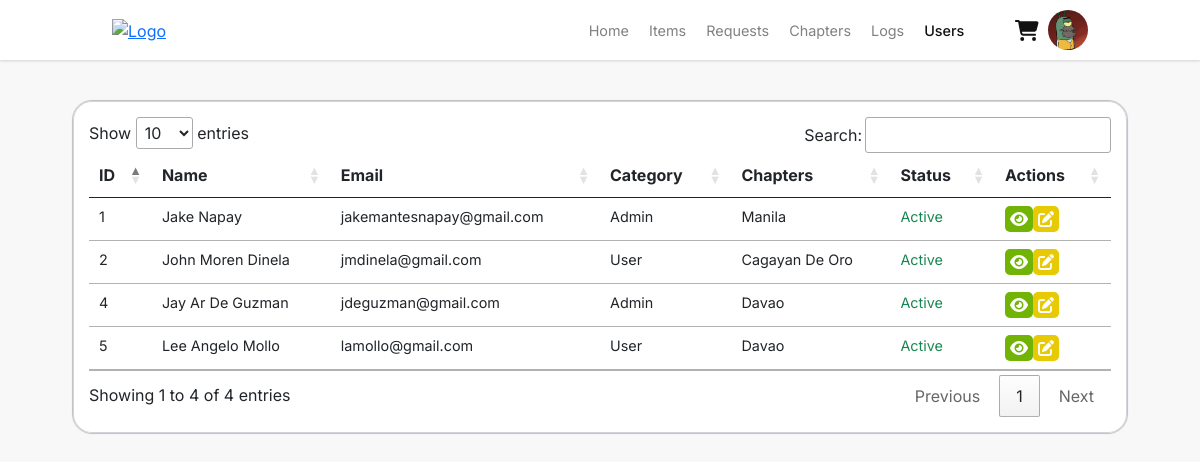
/users.php (signed in), run on the app's committed database.
### tables this page shows
CREATE TABLE `users` (
  `user_id` int(11) NOT NULL,
  `user_firstname` varchar(255) NOT NULL,
  `user_lastname` varchar(255) NOT NULL,
  `user_email` varchar(255) NOT NULL,
  `user_password` varchar(255) NOT NULL,
  `user_category` int(11) NOT NULL,
  `user_chapter` int(11) NOT NULL,
  `user_image` varchar(255) NOT NULL,
  `user_status` enum('active','inactive') NOT NULL
);

CREATE TABLE `category` (
  `category_id` int(11) NOT NULL,
  `category_name` varchar(255) NOT NULL
);

CREATE TABLE `chapters` (
  `chapter_id` int(11) NOT NULL,
  `chapter_name` varchar(255) NOT NULL,
  `chapter_address` varchar(255) NOT NULL
);

### users.php (the view, shortened to what this page needs)
<?php
include 'includes/config.inc.php';
?>
<!DOCTYPE html>
<html lang="en">
<head>
    <?php include_once 'includes/headers.inc.php'; ?>
    <link rel="stylesheet" href="assets/css/style.css?v=<?php echo time(); ?>">
    <link rel="stylesheet" href="assets/css/nav.css?v=<?php echo time(); ?>">
    <link rel="stylesheet" href="assets/css/items.css?v=<?php echo time(); ?>">
    <link rel="stylesheet" href="https://cdn.datatables.net/1.13.6/css/jquery.dataTables.css" />
</head>
<body>
    <?php include 'nav.php';?>
    <div id="wrapper">
        <div class="section px-5 pt-4">
            <div class="container">
                <div class="row justify-content-center align-items-center">
                    <div class="col-12 col-sm-12 col-md-12 col-lg-12">
                        <div class="table-responsive">
                            <table class="table table-hover table-sm">
                                <thead>
                                    <tr>
                                        <th>ID</th>
                                        <th>Name</th>
                                        <th>Email</th>
                                        <th>Category</th>
                                        <th>Chapters</th>
                                        <th>Status</th>
                                        <th>Actions</th>
                                    </tr>
                                </thead>
                                <tbody>
                                    <?php
                                    if (isset($_SESSION['CT'])) {
                                        try {
                                            if (($_SESSION['CH'] == 1) && ($_SESSION['CT'] == 1)) {
                                                $query = "SELECT users.user_id AS id,\n"
                                                    . "CONCAT(users.user_firstname, ' ', users.user_lastname) AS name,\n"
                                                    . "users.user_email AS email,\n"
                                                    . "category.category_name AS category,\n"
                                                    . "chapters.chapter_name AS chapters,\n"
                                                    . "users.user_status AS status,\n"
                                                    . "users.user_image AS image\n"
                                                    . "FROM `users`\n"
                                                    . "INNER JOIN category ON users.user_category = category.category_id\n"
                                                    . "INNER JOIN chapters ON users.user_chapter = chapters.chapter_id;";
                                            } else if (($_SESSION['CH'] != 1) && ($_SESSION['CT'] == 1)) {
                                                $user_chapter = $_SESSION['CH'];
                                                $query = "SELECT users.user_id AS id,\n"
                                                . "CONCAT(users.user_firstname, ' ', users.user_lastname) AS name,\n"
                                                . "users.user_email AS email,\n"
                                                . "category.category_name AS category,\n"
                                                . "chapters.chapter_name AS chapters,\n"
                                                . "users.user_status AS status,\n"
                                                . "users.user_image AS image\n"
                                                . "FROM `users`\n"
                                                . "INNER JOIN category ON users.user_category = category.category_id\n"
                                                . "INNER JOIN chapters ON users.user_chapter = chapters.chapter_id WHERE users.user_chapters = $user_chapter";
                                            }
                                            $stmt = $pdo->query($query);
                                            $stmt->execute();
                                            $result = $stmt->fetchAll(PDO::FETCH_ASSOC);
                                            foreach ($result as $row) {
                                    ?>
                                                <tr>
                                                    <td class="text-capitalize"><?php echo $row['id']; ?></td>
                                                    <td class="text-capitalize"><?php echo $row['name']; ?></td>
                                                    <td class=""><?php echo $row['email']; ?></td>
                                                    <td class="text-capitalize"><?php echo $row['category']; ?></td>
                                                    <td class="text-capitalize"><?php echo $row['chapters']; ?></td>
                                                    <?php
                                                        if ($row['status'] == 'active') {
                                                            echo '<td class="text-success text-capitalize small">' . $row['status'] . '</td>';
                                                        } else if ($row['status'] == 'inactive') {
                                                            echo '<td class="text-danger text-capitalize small">' . $row['status'] . '</td>';
                                                        }
                                                    ?>
                                                    <td>
                                                        <?php
                                                            echo '<a href="http://" class="view-btn" target="" rel="noopener noreferrer" data-toggle="tooltip" data-bs-toggle="modal" data-bs-target="#viewModal" data-user-id="' . $row['id'] . '" title="View"><i class="fa-solid fa-eye"></i></a>';
                                                            echo '<a href="http://" class="edit-btn" target="" rel="noopener noreferrer" data-toggle="tooltip" data-bs-toggle="modal" data-bs-target="#editModal" data-user-id="' . $row['id'] . '" title="Edit"><i class="fa-solid fa-pen-to-square"></i></a>';
                                                        ?>
                                                    </td>
                                                </tr>
                                    <?php
                                            }
                                        } catch (PDOException $e) {
                                            echo "Error: " . $e->getMessage();
                                        }
                                    }
                                    ?>
                                </tbody>
                            </table>
                        </div>
                    </div>
                </div>
            </div>
        </div>
    </div>
</body>
</html>

### nav.php (shortened to what this page needs)
<div class="section mainnav">
    <div class="row d-flex justify-content-center align-items-center">
        <div class="col-10">
            <?php
            include './includes/config.inc.php';
            ?>
            <nav>
                <div class="logo">
                    <a href="home.php"><img src="https://uploads-ssl.webflow.com/6492dd5d65d1855cb14a6692/6494571343918c14057fe090_DEVCON%20Kids%20Logo%20Horizontal.png" alt="Logo" loading="lazy"></a>
                </div>
                <div class="links d-flex">
                    <ul class="d-flex justify-content-center align-items-center">
                        <li><a href="home.php" class="<?php echo (($_SESSION['active_tab'] === 'home.php')) ? 'active' : ''; ?>">Home</a>
                        </li>
                        <li><a href="items.php" class="<?php echo (($_SESSION['active_tab'] === 'items.php')) ? 'active' : ''; ?>">Items</a>
                        </li>
                        <li><a href="requests.php" class="<?php echo (($_SESSION['active_tab'] === 'requests.php')) ? 'active' : ''; ?>">Requests</a>
                        </li>
                        <?php
                        if (($_SESSION['CT'] === 1) && ($_SESSION['CH'] === 1)) {
                            $activeClass = ($_SESSION['active_tab'] === 'chapters.php') ? 'active' : '';
                            echo '<li><a href="chapters.php" class="' . $activeClass . '">Chapters</a></li>';
                        }
                        ?>
                        <li><a href="logs.php" class="<?php echo (($_SESSION['active_tab'] === 'logs.php')) ? 'active' : ''; ?>">Logs</a></li>
                        <li><a href="users.php" class="<?php echo (($_SESSION['active_tab'] === 'users.php')) ? 'active' : ''; ?>">Users</a></li>
                    </ul>
                    <ul class="d-flex justify-content-center align-items-center">
                        <div class="dropdown show">
                            <a class="btn btn-sm dropdown-toggle" href="" role="button" id="dropdownCart" data-toggle="dropdown" aria-haspopup="true" aria-expanded="false">
                            </a>
                        </div>
                        <div class="dropdown">
                            <?php
                            try {
                                $stmt = $pdo->prepare("SELECT user_image FROM users WHERE user_id = :id");
                                $stmt->bindParam(':id', $_SESSION['ID'], PDO::PARAM_INT);
                                $stmt->execute();
                                if ($stmt->rowCount() > 0) {
                                    $row = $stmt->fetch(PDO::FETCH_ASSOC);
                                    $userImage = $row['user_image'];
                                }
                            } catch (PDOException $e) {
                                echo "Error: " . $e->getMessage();
                            }
                            ?>
                            <div class="rounded-image" id="dropdownMenuButton" data-toggle="dropdown" aria-haspopup="true" aria-expanded="false">
                                <img src="images/userProfiles/<?php echo $userImage; ?>" class="img-fluid mw-50" alt="User Image">
                            </div>
                        </div>
                    </ul>
                </div>
            </nav>
        </div>
    </div>
</div>

### assets/css/style.css (style rules this page uses)
:root { --mainFont: 'Inter', sans-serif; --white: #fff; --gray: #f8f8f8; --darkGray: #818181; --black: #121212; --green: #71b406; --purple: #7808ff; --orange: #ea641d; --yellow: #e8ca04; --border: 1px solid #c4c4c4; --boxShadow: rgba(0, 0, 0, 0.1) 0px 1px 3px 0px, rgba(0, 0, 0, 0.06) 0px 1px 2px 0px; --boxShadowTable: rgba(0, 0, 0, 0.014) 0px 0px 0px 1px, rgb(209, 213, 219) 0px 0px 0px 1px inset; }
*, body, html { padding: 0; margin: 0; box-sizing: border-box; scroll-behavior: smooth; }
body { font-family: var(--mainFont); height: 100%; margin: 0; }
#wrapper { min-height: 100vh; background-color: var(--gray); height: 100%; margin: 0; }

### assets/css/nav.css (style rules this page uses)
.mainnav { box-shadow: var(--boxShadow); top: 0; position: sticky; background-color: var(--white); z-index: 99; }
.row { margin: 0; }
nav { margin: 10px 0; display: flex; justify-content: space-between; align-items: center; }
.logo img { width: 150px; }
.links ul { margin: 0; display: flex; }
.links ul li { text-decoration: none; list-style-type: none; margin: 0 10px; }
.links ul li a { text-decoration: none; color: var(--darkGray); font-size: 0.9rem; transition: all 0.3s ease; }
.links ul li a.active { color: var(--black); font-weight: 500; }
.fa-solid { padding: 5px; border-radius: 5px; color: var(--white); }
.dropdown-toggle::after { display: none; }
.rounded-image { width: 40px; height: 40px; overflow: hidden; position: relative; }
.rounded-image::before { content: ''; display: block; padding-bottom: 100%; border-radius: 50%; }
.rounded-image img { position: absolute; width: 100%; height: 100%; object-fit: cover; top: 0; left: 0; border-radius: 50%; }

### assets/css/items.css (style rules this page uses)
.table-responsive { background-color: var(--white); padding: 1rem 1rem; border: var(--border); border-radius: 20px; box-shadow: var(--boxShadowTable); }
.table { margin-bottom: 0; }
.table .fa-solid { padding: 5px; border-radius: 5px; color: var(--white); }
.table .fa-eye { background-color: var(--green); }
.table .fa-pen-to-square { background-color: var(--yellow); }
.table td { font-size: 0.9rem; }
.table i { font-size: 1rem; }

### nav.php (style rules this page uses)
svg { fill: #121212; }

### data on the page
users: user_image (picture), user_id "1", name "Jake Napay", user_email "jakemantesnapay@gmail.com", user_category.category_name "Admin", user_chapter.chapter_name "Manila", user_status "Active"
users: user_id "2", name "John Moren Dinela", user_email "jmdinela@gmail.com", user_category.category_name "User", user_chapter.chapter_name "Cagayan De Oro", user_status "Active"
users: user_id "4", name "Jay Ar De Guzman", user_email "jdeguzman@gmail.com", user_category.category_name "Admin", user_chapter.chapter_name "Davao", user_status "Active"
users: user_id "5", name "Lee Angelo Mollo", user_email "lamollo@gmail.com", user_category.category_name "User", user_chapter.chapter_name "Davao", user_status "Active"
